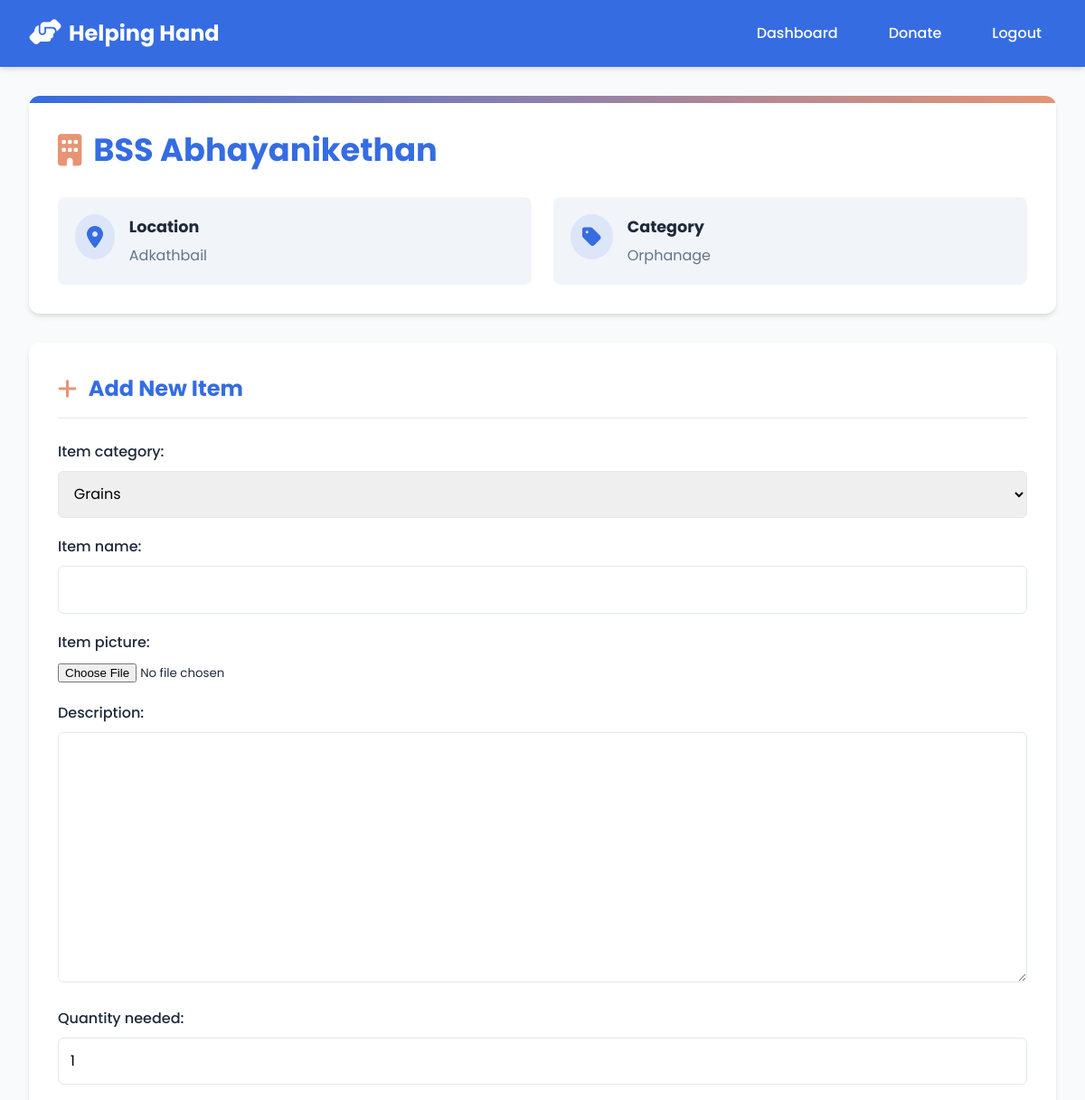
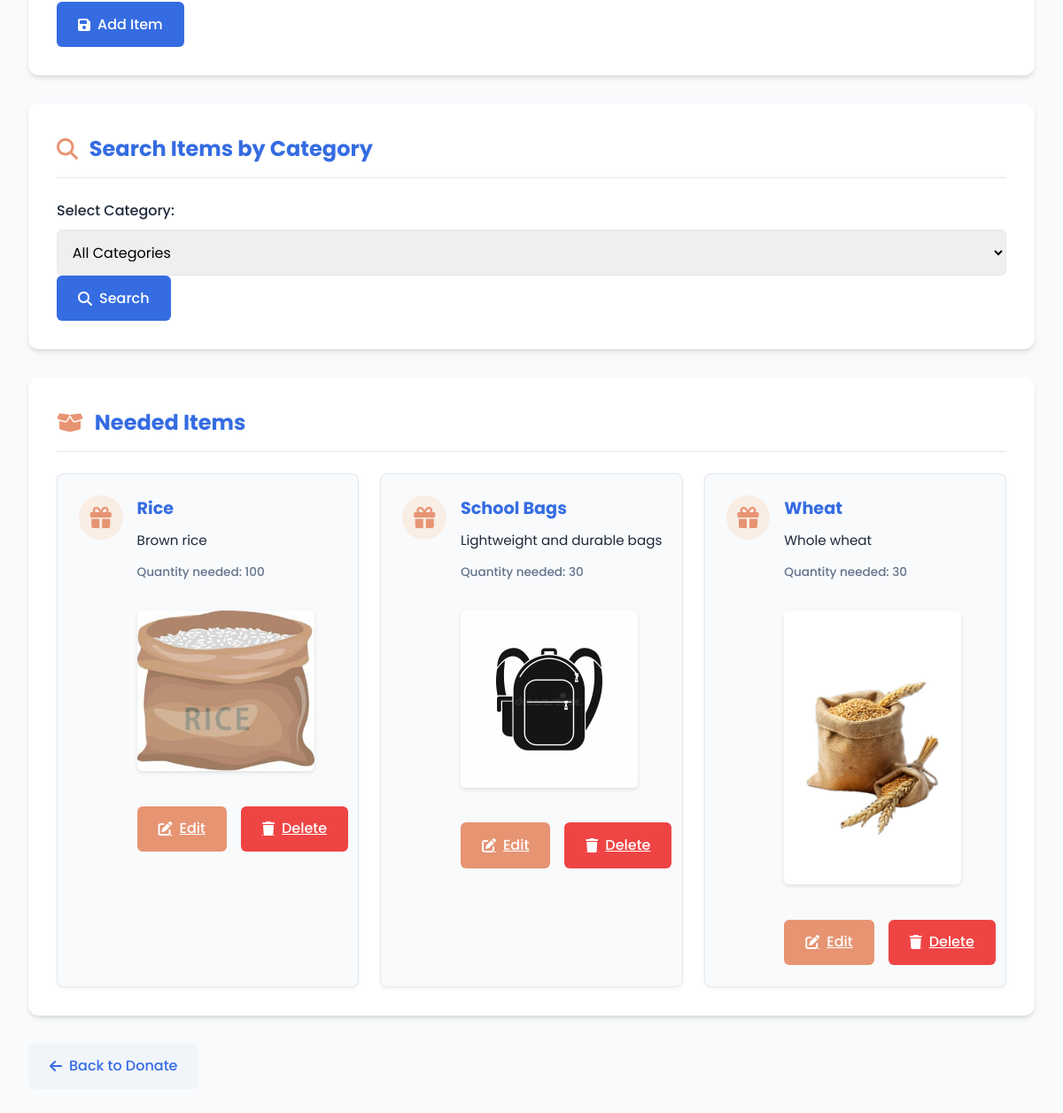
Page /donation/organization/4/ (signed in) on the committed database (2 pictures, top to bottom).
### donationnn_app/models.py (models this page shows, shortened)
class Organization(models.Model):
    picture = models.ImageField(upload_to='organization_pictures/', blank=True, null=True)
    org_name = models.CharField(max_length=255, verbose_name="Organization Name")
    org_id = models.CharField(max_length=50, unique=True)
    email = models.EmailField(unique=True)
    location = models.CharField(max_length=100)
    category = models.CharField(max_length=50)

class Item(models.Model):
    CATEGORY_CHOICES = [
        ('household_essentials', 'Household Essentials'),
        ('clothing', 'Clothing'),
        ('footwear', 'Footwear'),
        ('grains', 'Grains'),
        ('pulses', 'Pulses'),
        ('mobility_aids', 'Mobility Aids'),
        ('educational_supplies', 'Educational Supplies'),
    ]
    item_name = models.CharField(max_length=255)
    item_category = models.CharField(max_length=50, choices=CATEGORY_CHOICES,default='grains')
    description = models.TextField(blank=True, null=True)
    item_picture = models.ImageField(upload_to='item_pictures/', blank=True, null=True)  # Ensure this matches the form
    quantity_needed = models.PositiveIntegerField(default=1)
    organization = models.ForeignKey('Organization', on_delete=models.CASCADE, related_name='items')

### donationnn_app/views.py (the view)
# urls.py: path('organization/<int:org_id>/', views.organization_detail, name='organization_detail'),  # Organization details
@login_required
def organization_detail(request, org_id):
    organization = get_object_or_404(Organization, id=org_id)
    items = organization.items.all()  # Get all items for this organization
    category = request.GET.get('category')
    if category:
        items = items.filter(item_category=category)  # Use item_category for filtering
    if request.method == 'POST':
        if 'add_item' in request.POST:
            form = ItemForm(request.POST, request.FILES)
            if form.is_valid():
                item = form.save(commit=False)
                item.organization = organization
                item.save()
                return redirect('organization_detail', org_id=org_id)
        elif 'donate' in request.POST:
            donation_form = DonationForm(request.POST)
            if donation_form.is_valid():
                item = donation_form.cleaned_data['item']
                quantity = donation_form.cleaned_data['quantity']
                item.quantity_donated += quantity
                item.save()
                Donation.objects.create(donor=request.user, item=item, quantity=quantity)
                return redirect('donation_success')
    else:
        form = ItemForm()  # Form for adding items
        donation_form = DonationForm()  # Form for donations
    return render(request, 'donationnn_app/organization.html', {
        'organization': organization,
        'items': items,
        'form': form,
        'donation_form': donation_form,
        'category': category,  # Pass the selected category to the template
    })

### donationnn_app/forms.py
class ItemForm(forms.ModelForm):
    class Meta:
        model = Item
        fields = ['item_category','item_name','item_picture', 'description', 'quantity_needed']

class DonationForm(forms.Form):
    item = forms.ModelChoiceField(queryset=Item.objects.all(), widget=forms.HiddenInput())
    quantity = forms.IntegerField(min_value=1)
    def __init__(self, *args, **kwargs):
        super().__init__(*args, **kwargs)
        self.fields['item'].widget.attrs.update({'class': 'form-control'})
        self.fields['quantity'].widget.attrs.update({'class': 'form-control', 'placeholder': 'Quantity'})

### donationnn_app/templates/donationnn_app/organization.html (shortened to what this page needs)
<!DOCTYPE html>
<html lang="en">
<head>
    <link rel="stylesheet" href="https://cdnjs.cloudflare.com/ajax/libs/font-awesome/6.4.0/css/all.min.css">
</head>
<body>
    <nav class="navbar">
        <a href="/" class="navbar-brand">
            <i class="fas fa-hands-helping"></i>
            Helping Hand
        </a>
        <div class="nav-links">
            <a href="{% url 'dashboard' %}">Dashboard</a>
            <a href="{% url 'donate' %}">Donate</a>
            <a href="{% url 'logout' %}">Logout</a>
        </div>
    </nav>
    <div class="container">
        <div class="org-header">
            <h1 class="org-title">
                <i class="fas fa-building"></i>
                {{ organization.org_name }}
            </h1>
            <div class="org-info">
                <div class="info-card">
                    <i class="fas fa-map-marker-alt info-icon"></i>
                    <div>
                        <h3>Location</h3>
                        <p>{{ organization.location }}</p>
                    </div>
                </div>
                <div class="info-card">
                    <i class="fas fa-tag info-icon"></i>
                    <div>
                        <h3>Category</h3>
                        <p>{{ organization.category }}</p>
                    </div>
                </div>
            </div>
        </div>
        {% if request.user.role == 'org_rep' %}
        <div class="add-item-form">
            <h2><i class="fas fa-plus"></i> Add New Item</h2>
            <form method="post" enctype="multipart/form-data">
                {{ form.as_p }}
                <button type="submit" name="add_item" class="btn btn-primary">
                    <i class="fas fa-save"></i> Add Item
                </button>
            </form>
        </div>
        {% endif %}
        <div class="search-form">
            <h2><i class="fas fa-search"></i> Search Items by Category</h2>
            <form method="get" action="{% url 'organization_detail' org_id=organization.id %}">
                <label for="category">Select Category:</label>
                <select name="category" id="category">
                    <option value="">All Categories</option>
                </select>
                <button type="submit" class="btn btn-primary">
                    <i class="fas fa-search"></i> Search
                </button>
            </form>
        </div>
        <div class="needed-items">
            <h2><i class="fas fa-box-open"></i> Needed Items</h2>
            <ul class="items-list">
                {% for item in items %}
                <li class="item-card">
                    <i class="fas fa-gift item-icon"></i>
                    <div>
                        <h3>{{ item.item_name }}</h3>
                        <p>{{ item.description }}</p>
                        <small>Quantity needed: {{ item.quantity_needed }}</small>
                        {% if item.item_picture %}
                            <img src="{{ item.item_picture.url }}" alt="{{ item.item_name }}" width="200">
                        {% endif %}
                        {% if request.user.role == 'org_rep' %}
                        <div class="item-actions">
                            <a href="{% url 'update_item' item.id %}" class="btn btn-secondary">
                                <i class="fas fa-edit"></i> Edit
                            </a>
                            <a href="{% url 'delete_item' item.id %}" class="btn btn-danger">
                                <i class="fas fa-trash"></i> Delete
                            </a>
                        </div>
                        {% endif %}
                    </div>
                </li>
                {% endfor %}
            </ul>
        </div>
        <a href="{% url 'donate' %}" class="back-btn">
            <i class="fas fa-arrow-left"></i>
            Back to Donate
        </a>
    </div>
</body>
</html>

### rows in the picture
Organization: org_name "BSS Abhayanikethan", location "Adkathbail", category "Orphanage"
Item: item_name "Rice", description "Brown rice", quantity_needed "100", item_picture (picture)
Item: item_name "School Bags", description "Lightweight and durable bags", quantity_needed "30", item_picture (picture)
Item: item_name "Wheat", description "Whole wheat", quantity_needed "30", item_picture (picture)
